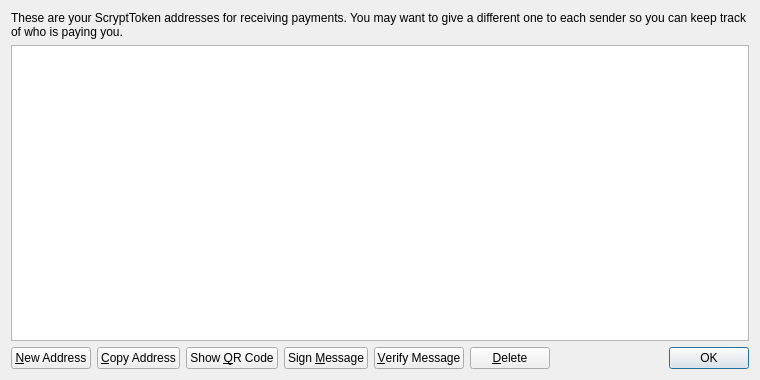
<?xml version="1.0" encoding="UTF-8"?>
<ui version="4.0">
 <class>AddressBookPage</class>
 <widget class="QWidget" name="AddressBookPage">
  <property name="geometry">
   <rect>
    <x>0</x>
    <y>0</y>
    <width>760</width>
    <height>380</height>
   </rect>
  </property>
  <property name="windowTitle">
   <string>Address Book</string>
  </property>
  <layout class="QVBoxLayout" name="verticalLayout">
   <item>
    <widget class="QLabel" name="labelExplanation">
     <property name="text">
      <string>These are your ScryptToken addresses for receiving payments. You may want to give a different one to each sender so you can keep track of who is paying you.</string>
     </property>
     <property name="textFormat">
      <enum>Qt::PlainText</enum>
     </property>
     <property name="wordWrap">
      <bool>true</bool>
     </property>
    </widget>
   </item>
   <item>
    <widget class="QTableView" name="tableView">
     <property name="contextMenuPolicy">
      <enum>Qt::CustomContextMenu</enum>
     </property>
     <property name="toolTip">
      <string>Double-click to edit address or label</string>
     </property>
     <property name="tabKeyNavigation">
      <bool>false</bool>
     </property>
     <property name="alternatingRowColors">
      <bool>true</bool>
     </property>
     <property name="selectionMode">
      <enum>QAbstractItemView::SingleSelection</enum>
     </property>
     <property name="selectionBehavior">
      <enum>QAbstractItemView::SelectRows</enum>
     </property>
     <property name="sortingEnabled">
      <bool>true</bool>
     </property>
     <attribute name="verticalHeaderVisible">
      <bool>false</bool>
     </attribute>
    </widget>
   </item>
   <item>
    <layout class="QHBoxLayout" name="horizontalLayout">
     <item>
      <widget class="QPushButton" name="newAddressButton">
       <property name="toolTip">
        <string>Create a new address</string>
       </property>
       <property name="text">
        <string>&amp;New Address</string>
       </property>
       <property name="icon">
        <iconset resource="../bitcoin.qrc">
         <normaloff>:/icons/add</normaloff>:/icons/add</iconset>
       </property>
      </widget>
     </item>
     <item>
      <widget class="QPushButton" name="copyToClipboard">
       <property name="toolTip">
        <string>Copy the currently selected address to the system clipboard</string>
       </property>
       <property name="text">
        <string>&amp;Copy Address</string>
       </property>
       <property name="icon">
        <iconset resource="../bitcoin.qrc">
         <normaloff>:/icons/editcopy</normaloff>:/icons/editcopy</iconset>
       </property>
      </widget>
     </item>
     <item>
      <widget class="QPushButton" name="showQRCode">
       <property name="text">
        <string>Show &amp;QR Code</string>
       </property>
       <property name="icon">
        <iconset resource="../bitcoin.qrc">
         <normaloff>:/icons/qrcode</normaloff>:/icons/qrcode</iconset>
       </property>
      </widget>
     </item>
     <item>
      <widget class="QPushButton" name="signMessage">
       <property name="toolTip">
        <string>Sign a message to prove you own a ScryptToken address</string>
       </property>
       <property name="text">
        <string>Sign &amp;Message</string>
       </property>
       <property name="icon">
        <iconset resource="../bitcoin.qrc">
         <normaloff>:/icons/edit</normaloff>:/icons/edit</iconset>
       </property>
      </widget>
     </item>
     <item>
      <widget class="QPushButton" name="verifyMessage">
       <property name="toolTip">
        <string>Verify a message to ensure it was signed with a specified ScryptToken address</string>
       </property>
       <property name="text">
        <string>&amp;Verify Message</string>
       </property>
       <property name="icon">
        <iconset resource="../bitcoin.qrc">
         <normaloff>:/icons/transaction_0</normaloff>:/icons/transaction_0</iconset>
       </property>
      </widget>
     </item>
     <item>
      <widget class="QPushButton" name="deleteButton">
       <property name="toolTip">
        <string>Delete the currently selected address from the list</string>
       </property>
       <property name="text">
        <string>&amp;Delete</string>
       </property>
       <property name="icon">
        <iconset resource="../bitcoin.qrc">
         <normaloff>:/icons/remove</normaloff>:/icons/remove</iconset>
       </property>
      </widget>
     </item>
     <item>
      <spacer name="horizontalSpacer">
       <property name="orientation">
        <enum>Qt::Horizontal</enum>
       </property>
       <property name="sizeHint" stdset="0">
        <size>
         <width>40</width>
         <height>20</height>
        </size>
       </property>
      </spacer>
     </item>
     <item>
      <widget class="QDialogButtonBox" name="buttonBox">
       <property name="sizePolicy">
        <sizepolicy hsizetype="Maximum" vsizetype="Fixed">
         <horstretch>0</horstretch>
         <verstretch>0</verstretch>
        </sizepolicy>
       </property>
       <property name="standardButtons">
        <set>QDialogButtonBox::Ok</set>
       </property>
      </widget>
     </item>
    </layout>
   </item>
  </layout>
 </widget>
 <resources>
  <include location="../bitcoin.qrc"/>
 </resources>
 <connections/>
</ui>
